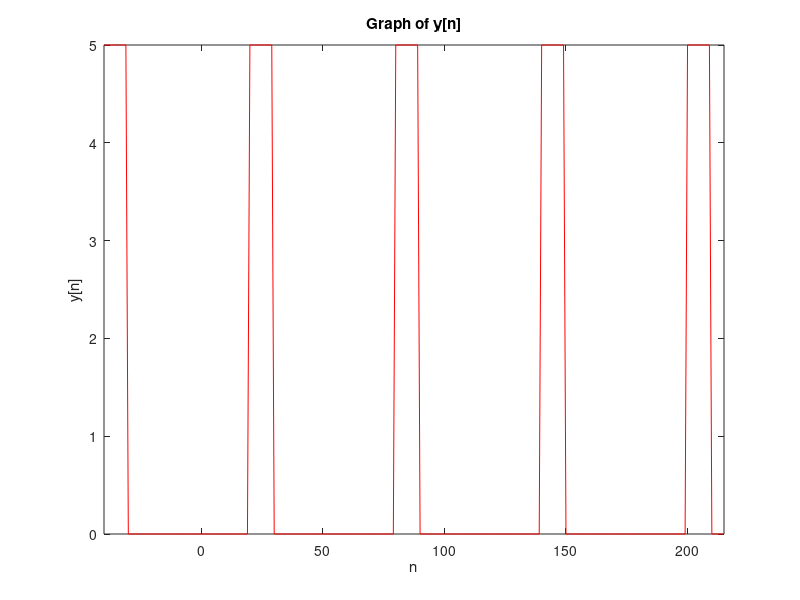

MATLAB code to generate this figure: (Note: this script raises an error after producing the figure.)
%% Q1
% Part A 
% Defining parameters for discrete function y_n
prd = 12;
t_s = 0.2;
n = -40:215;
nt_s = t_s .* n;
% Define anonymous periodic function y_t
y_t = @(nt_s) 0.*(0<=mod(nt_s,prd) & mod(nt_s,prd)<4)...
             + 5.*(4<=mod(nt_s,prd) & mod(nt_s,prd)<6)...
             + 0.*(6<=mod(nt_s,prd) & mod(nt_s,prd)<12);
% Discretizing 
y_n = y_t(nt_s);
% Plot a section of y_n
plot(n,y_n,'r');
axis tight
title('Graph of y[n]');
ylabel('y[n]');
xlabel('n');

% Part D
% Finding and plotting the ak weights of the expansion
%figure();
k_lim = 70;
a_k1_array = a_k1(k_lim);
disp(a_k1_array);
%stem(-k_lim:k_lim, a_k1_array);
% Approximating and plotting the FSE
figure();
plot(n, fourier_ser(nt_s,prd,a_k1_array, k_lim));
title('FSE for y approximating from -70 to 70');
xlabel('n');
ylabel('y[n]');
axis tight

% Part I
% Plot the harmonics
figure();
plot(nt_s, kth_harmonic(nt_s, 0, a_k1_array, prd, k_lim),'b');
hold on
plot(nt_s, kth_harmonic(nt_s, 1, a_k1_array, prd, k_lim),'r');
hold on
plot(nt_s, kth_harmonic(nt_s, 2, a_k1_array, prd, k_lim),'k');
hold on
plot(nt_s, kth_harmonic(nt_s, 3, a_k1_array, prd, k_lim),'m');
title('0th, 1st, 2nd and 3rd Harmonics of y(t)');
xlabel('t');
axis tight
grid on
legend('0th Harmonic','1st Harmonic','2nd Harmonic','3rd Harmonic');
hold off

% Part E,F,G,H
for r = [25, 7, 3, 1]
    %figure();
    k_lim = r;
    a_k1_array = a_k1(k_lim);
    %stem(-k_lim:k_lim, a_k1_array);
    figure();
    plot(n, fourier_ser(nt_s,prd,a_k1_array, k_lim));
    title(['FSE for y approximating from -', num2str(r), ' to ', num2str(r)]);
    xlabel('n');
    ylabel('y[n]');
    axis tight
    
end

%% Q2
% Part A 
% Defining parameters for discrete function y_n
prd = 6;
t_s = 0.2;
n = -40:215;
nt_s = t_s .* n;
% Define anonymous periodic function y_t
y_t = @(nt_s) abs(4*cos(pi*nt_s/6));
y_n = y_t(nt_s);
% Plot a section of y_n
figure();
plot(n,y_n,'r');
title('Graph of y[n]');
ylabel('y[n]');
xlabel('n');
axis tight

% Part D
% Finding and plotting the ak weights of the expansion
%figure();
k_lim = 70;
a_k2_array = a_k2(k_lim);
disp(a_k2_array);
%stem(-k_lim:k_lim, a_k2_array);
% Approximating and plotting the FSE
figure();
plot(n, fourier_ser(nt_s,prd,a_k2_array, k_lim));
title('FSE for y approximating from -70 to 70');
xlabel('n');
ylabel('y[n]');
axis tight

% Part I
% Plot the harmonics
figure();
plot(nt_s, kth_harmonic(nt_s, 0, a_k2_array, prd, k_lim),'b');
hold on
plot(nt_s, kth_harmonic(nt_s, 1, a_k2_array, prd, k_lim),'r');
hold on
plot(nt_s, kth_harmonic(nt_s, 2, a_k2_array, prd, k_lim),'k');
hold on
plot(nt_s, kth_harmonic(nt_s, 3, a_k2_array, prd, k_lim),'m');
title('0th, 1st, 2nd and 3rd Harmonics of y(t)');
xlabel('t');
axis tight
grid on
legend('0th Harmonic','1st Harmonic','2nd Harmonic','3rd Harmonic');
hold off

% Part E,F,G,H
for r = [25, 7, 3, 1]
    %figure();
    k_lim = r;
    a_k2_array = a_k2(k_lim);
    %stem(-k_lim:k_lim, a_k2_array);
    figure();
    plot(n, fourier_ser(nt_s,prd,a_k2_array, k_lim));
    title(['FSE for y approximating from -', num2str(r), ' to ', num2str(r)]);
    xlabel('n');
    axis tight
    ylabel('y[n]');
    
end

%% Q3
% Part A 
% Defining parameters for discrete function y_n
prd = 12;
t_s = 0.2;
n = -40:215;
nt_s = t_s .* n;
% Define anonymous periodic function y_t
y_t = @(nt_s) abs(4*cos(pi*nt_s/6)).*(0<=mod(nt_s,prd) & mod(nt_s,prd)<3)...
             + abs(4*cos(pi*nt_s/6)).*(9<=mod(nt_s,prd) & mod(nt_s,prd)<12)...
             + 0.*(3<=mod(nt_s,prd) & mod(nt_s,prd)<9);
% Discretizing 
y_n = y_t(nt_s);
% Plot a section of y_n
figure()
plot(n,y_n,'r');
ylabel('y[n]');
xlabel('n');
title('Graph of y[n]');
axis tight

% Part D
% Finding and plotting the ak weights of the expansion
%figure();
k_lim = 70;
a_k3_array = a_k3(k_lim);
disp(a_k3_array);
%stem(-k_lim:k_lim, a_k3_array);
% Approximating and plotting the FSE
figure();
plot(n, fourier_ser(nt_s,prd,a_k3_array, k_lim));
title('FSE for y approximating from -70 to 70');
xlabel('n');
axis tight
ylabel('y[n]');

% Part I
% Plot the harmonics
figure();
plot(nt_s, kth_harmonic(nt_s, 0, a_k3_array, prd, k_lim),'b');
hold on
plot(nt_s, kth_harmonic(nt_s, 1, a_k3_array, prd, k_lim),'r');
hold on
plot(nt_s, kth_harmonic(nt_s, 2, a_k3_array, prd, k_lim),'k');
hold on
plot(nt_s, kth_harmonic(nt_s, 3, a_k3_array, prd, k_lim),'m');
title('0th, 1st, 2nd and 3rd Harmonics of y(t)');
xlabel('t');
axis tight
grid on
legend('0th Harmonic','1st Harmonic','2nd Harmonic','3rd Harmonic');
hold off

% Part E,F,G,H
for r = [25, 7, 3, 1]
    %figure();
    k_lim = r;
    a_k3_array = a_k3(k_lim);
    %stem(-k_lim:k_lim, a_k3_array);
    figure();
    plot(n, fourier_ser(nt_s,prd,a_k3_array, k_lim));
    title(['FSE for y approximating from -', num2str(r), ' to ', num2str(r)]);
    xlabel('n');
    ylabel('y[n]');
    axis tight
    
end   

%% Functions

function out = a_k1(k_lim)
out = zeros(0,k_lim);
k_rng = -1*k_lim:k_lim;
for k = k_rng
    if(k==0)
        temp = 5/6;
    else 
        temp = ((5*i)/(2*pi*k)) * (exp(-i*k*pi) - exp(-i*(2/3)*pi*k));
    end
    out(k+k_lim+1) = temp;
end
end

function out = a_k2(k_lim)
out = zeros(0,k_lim);
k_rng = -1*k_lim:k_lim;
for k = k_rng
    if(k==1/2)
        temp = 8*i/(3*pi);
    elseif(k==-1/2)
        temp = 8*i/(3*pi);
    else
        temp = 8*cos(pi*k) / (pi*(1-4*k^2));
    end
    out(k+k_lim+1) = temp;
end
end

function out = a_k3(k_lim)
out = zeros(0,k_lim);
k_rng = -1*k_lim:k_lim;
for k = k_rng
    if(k==1)
        temp = 1;
    elseif(k==-1)
        temp = 1;
    else
        temp = (-4*cos(pi*k/ 2)) / (pi*(k^2-1));
    end
    out(k+k_lim+1) = temp;
end
end

function out = fourier_ser(nt_s,period, a_k, rng)
    out = 0;
    for ind = -rng:rng
        out = out + a_k(ind+rng+1).* exp(i*(2*pi/period).*ind.*nt_s);
    end 
end

function out = kth_harmonic(nt_s, k, a_k, period, rng)
if k == 0
    out = a_k(rng+k+1).* exp(i*(2*pi/period).*k.*nt_s);
else
    out = a_k(rng+k+1).* exp(i*(2*pi/period).*k.*nt_s)...
        + a_k(rng-k+1).* exp(-i*(2*pi/period).*k.*nt_s);
end
end
